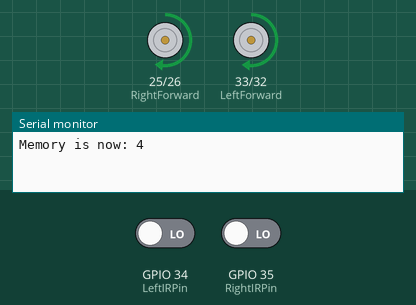
Bench run of a sketch on a simulated ESP32. Shown: motor-driver pin pairs drawn as motors (green arrow = first pin HIGH = forward, orange = second pin HIGH = backward, longer = more drive), the last lines printed to the serial monitor. Inputs (shaded band) come from the test bench; at power-on: GPIO 34 (LeftIRPin) LOW, GPIO 35 (RightIRPin) LOW.

Above: at 6.2 s.
6.3 s: GPIO 34 (LeftIRPin) driven HIGH
At 9.1 s:
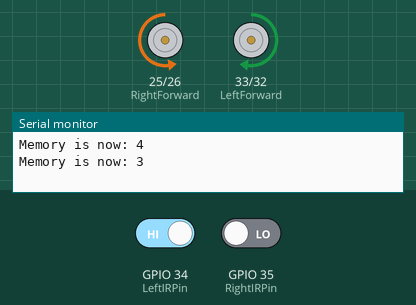
9.3 s: GPIO 34 (LeftIRPin) driven LOW
At 10.1 s:
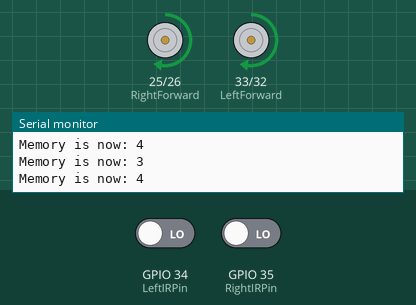
10.9 s: GPIO 35 (RightIRPin) driven HIGH
At 13.5 s:
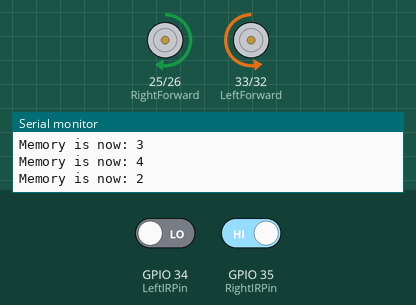
13.9 s: GPIO 35 (RightIRPin) driven LOW
At 14.5 s:
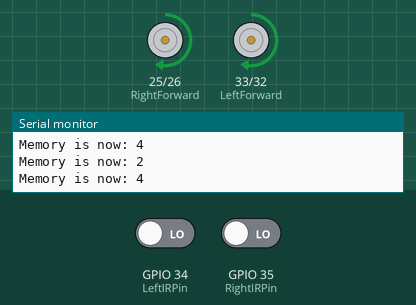
15.4 s: GPIO 34 (LeftIRPin) driven HIGH
At 15.64 s:
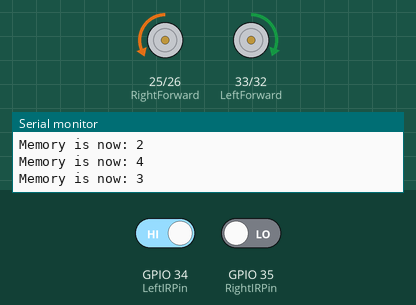
18.4 s: GPIO 34 (LeftIRPin) driven LOW and GPIO 35 (RightIRPin) driven HIGH
At 18.64 s:
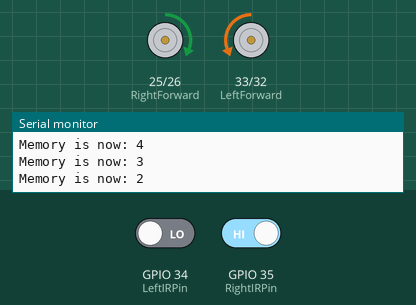
Timing chart, 0 to 21.9 s (numbered marks = the images above; inputs shaded):
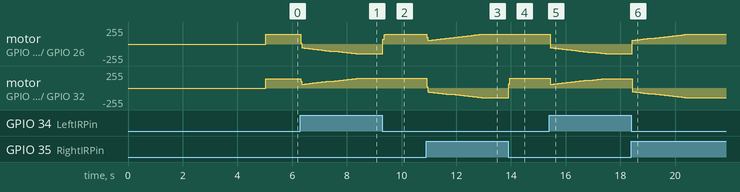

Measured:
- after the input at 6.3 s, motor on GPIO 25 (RightForward) / GPIO 26 (RightBackward): moves from forward 144/255 to backward 147/255 over 2.0 s, starting at once
- after the input at 9.3 s, motor on GPIO 25 (RightForward) / GPIO 26 (RightBackward): backward 147/255 → forward 147/255 at once
- after the input at 10.9 s, motor on GPIO 33 (LeftForward) / GPIO 32 (LeftBackward): moves from forward 146/255 to backward 146/255 over 2.0 s, starting at once
- after the input at 13.9 s, motor on GPIO 33 (LeftForward) / GPIO 32 (LeftBackward): backward 146/255 → forward 145/255 at once
- after the input at 18.4 s, motor on GPIO 25 (RightForward) / GPIO 26 (RightBackward): moves from backward 148/255 to forward 144/255 over 1.9 s, starting at once; motor on GPIO 33 (LeftForward) / GPIO 32 (LeftBackward): moves from forward 141/255 to backward 144/255 over 1.9 s, starting at once

The sketch:

IR_follow_test.ino
```cpp
// =====================================================================
// IR STEERING TEST (with gradual turn ramp-up)
// Two TSOP38238 receivers (digital, active LOW: LOW = signal seen).
//   Both see signal   -> drive forward
//   Only left sees    -> turn left until both see it
//   Only right sees   -> turn right until both see it
//   Neither sees      -> use the memory of where it was last seen
// Turns start gently and ramp up to full turn power over 2 seconds,
// so a future payload doesn't get jerked around.
// No ultrasonic sensors and no encoders in this test.
// =====================================================================

// ---------- Motor pins (same as the movement test) ----------
const int RightForward = 25;    // PWM on this pin drives the right side forward
const int RightBackward = 26;   // PWM on this pin drives the right side backward
const int LeftForward = 33;     // PWM on this pin drives the left side forward
const int LeftBackward = 32;    // PWM on this pin drives the left side backward

// ---------- IR receiver pins (placeholders, update after wiring) ----------
// Input-capable pins only. 34 and 35 are fine here because these are inputs.
const int LeftIRPin = 34;
const int RightIRPin = 35;

// ---------- Memory values (what the robot remembers) ----------
const int WaitingForSignal = 1;   // Startup: no signal seen yet, motors stay off
const int LastSeenLeft = 2;       // Operator was last seen on the left
const int LastSeenRight = 3;      // Operator was last seen on the right
const int LastSeenAhead = 4;      // Operator was last seen straight ahead (both receivers)

// ---------- Tuning ----------
const int DrivePower = 150;                 // PWM value (0-255) while driving forward
const int TurnPower = 150;                  // PWM value (0-255) at the END of the turn ramp
const int TurnStartPower = 60;              // PWM value (0-255) where the ramp starts (high enough that the motors don't stall)
const unsigned long TurnRampMs = 2000;      // (ms) How long the turn takes to ramp from start power to full power
const unsigned long SearchTimeoutMs = 5000; // (ms) How long to search or coast before giving up

// ---------- Variables ----------
int Memory = WaitingForSignal;      // Starts in the waiting state
bool SignalLost = false;            // True while neither receiver sees the signal
unsigned long SignalLostTime = 0;   // millis() when the signal was first lost

// Turn ramp memory
bool Turning = false;               // True while the robot is in a turn
int TurnDirection = 0;              // -1 = turning left, +1 = turning right
unsigned long TurnStartTime = 0;    // millis() when the current turn started

void setup()
{
  Serial.begin(115200);

  pinMode(RightForward, OUTPUT);
  pinMode(RightBackward, OUTPUT);
  pinMode(LeftForward, OUTPUT);
  pinMode(LeftBackward, OUTPUT);

  pinMode(LeftIRPin, INPUT);
  pinMode(RightIRPin, INPUT);

  StopMotors();

  // Time to place the robot down
  delay(5000);
}

void loop()
{
  // Active LOW: the pin reads LOW when the 38 kHz signal is seen
  bool LeftSees = (digitalRead(LeftIRPin) == LOW);
  bool RightSees = (digitalRead(RightIRPin) == LOW);

  if (LeftSees && RightSees)
  {
    // Operator straight ahead
    Memory = LastSeenAhead;
    SignalLost = false;
    DriveForward();
  }
  else if (LeftSees)
  {
    // Operator on the left, turn left until both see it
    Memory = LastSeenLeft;
    SignalLost = false;
    TurnLeft();
  }
  else if (RightSees)
  {
    // Operator on the right, turn right until both see it
    Memory = LastSeenRight;
    SignalLost = false;
    TurnRight();
  }
  else
  {
    // Neither receiver sees the signal, use the memory
    HandleLostSignal();
  }

  // Print the memory when it changes, so you can follow what the robot thinks
  PrintMemoryIfChanged();
}

// Called every loop while neither receiver sees the signal
void HandleLostSignal()
{
  // Startup: nothing seen yet, so do nothing
  if (Memory == WaitingForSignal)
  {
    StopMotors();
    return;
  }

  // First moment of the loss: start the timer
  if (!SignalLost)
  {
    SignalLost = true;
    SignalLostTime = millis();
  }

  // Give up after the timeout and go back to waiting
  if (millis() - SignalLostTime >= SearchTimeoutMs)
  {
    StopMotors();
    Memory = WaitingForSignal;
    SignalLost = false;
    return;
  }

  // Still inside the search time: act on the memory
  if (Memory == LastSeenLeft)
  {
    TurnLeft();
  }
  else if (Memory == LastSeenRight)
  {
    TurnRight();
  }
  else if (Memory == LastSeenAhead)
  {
    DriveForward();
  }
}

// Works out the current turn power. Starts at TurnStartPower and climbs
// to TurnPower over TurnRampMs. Called every loop while turning.
int CurrentTurnPower()
{
  unsigned long elapsed = millis() - TurnStartTime;

  // Ramp finished: use full power
  if (elapsed >= TurnRampMs)
  {
    return TurnPower;
  }

  // Still ramping: map the elapsed time onto the power range
  return TurnStartPower + (TurnPower - TurnStartPower) * elapsed / TurnRampMs;
}

// Starts a fresh ramp if we weren't already turning in this direction.
// direction: -1 = left, +1 = right
void StartTurnIfNeeded(int direction)
{
  if (!Turning || TurnDirection != direction)
  {
    Turning = true;
    TurnDirection = direction;
    TurnStartTime = millis();
  }
}

// Remembers the last printed value so we only print on a change
int LastPrintedMemory = 0;

void PrintMemoryIfChanged()
{
  if (Memory != LastPrintedMemory)
  {
    LastPrintedMemory = Memory;
    Serial.print("Memory is now: ");
    Serial.println(Memory);
  }
}

// Both sides forward
void DriveForward()
{
  Turning = false;   // Not turning any more, so the next turn ramps up from the start
  StopMotors();
  analogWrite(LeftForward, DrivePower);
  analogWrite(RightForward, DrivePower);
}

// Left side backward, right side forward, with a gradual ramp-up
void TurnLeft()
{
  StartTurnIfNeeded(-1);
  int power = CurrentTurnPower();
  StopMotors();
  analogWrite(LeftBackward, power);
  analogWrite(RightForward, power);
}

// Left side forward, right side backward, with a gradual ramp-up
void TurnRight()
{
  StartTurnIfNeeded(1);
  int power = CurrentTurnPower();
  StopMotors();
  analogWrite(LeftForward, power);
  analogWrite(RightBackward, power);
}

// All four pins off
void StopMotors()
{
  analogWrite(LeftForward, 0);
  analogWrite(LeftBackward, 0);
  analogWrite(RightForward, 0);
  analogWrite(RightBackward, 0);
}
```
